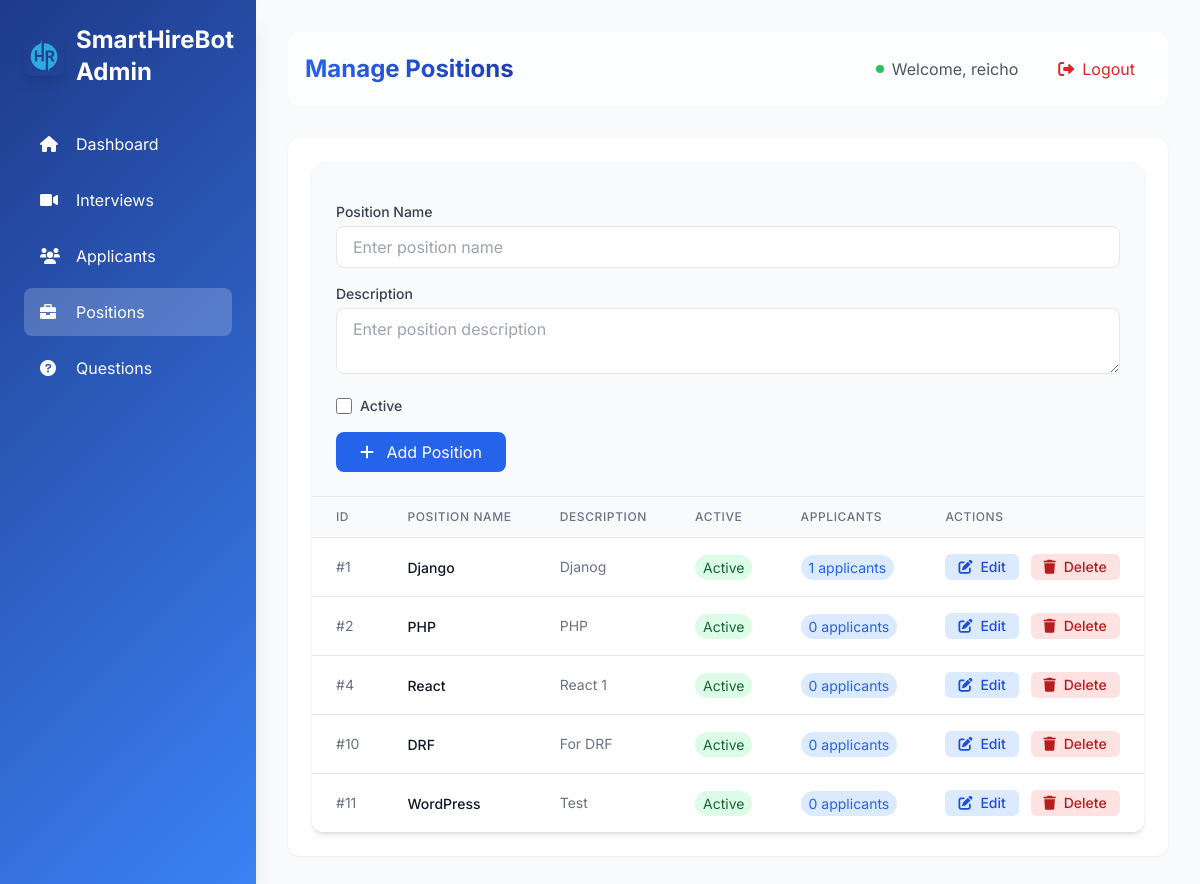
The app's page /positions/ (signed in) with its own data.
### interviews/models.py (models this page shows, shortened)
class Position(models.Model):
    name = models.CharField(max_length=255, unique=True)
    description = models.TextField(blank=True, null=True)
    created_at = models.DateTimeField(auto_now_add=True)
    is_active = models.BooleanField(default=True)

### interviews/views.py (the view)
# urls.py: path('positions/', manage_positions, name='manage_positions'),
@login_required
def manage_positions(request):
    positions = Position.objects.annotate(
        recent_applications=Count(
            'applicants',
            filter=Q(applicants__created_at__gte=timezone.now() - timedelta(days=7))
        )
    ).all()
    total_applicants = Applicant.objects.count()
    try:
        active_positions = positions.filter(is_active=True).count()
    except FieldError:
        active_positions = positions.count()
    fill_rate = (active_positions / positions.count() * 100) if positions.count() > 0 else 0
    active_positions = positions.filter(is_active=True).count()
    fill_rate = (active_positions / positions.count() * 100) if positions.count() > 0 else 0
    trending_position = positions.order_by('-recent_applications').first()
    positions_trend = Position.objects.annotate(
        date=TruncDate('created_at')
    ).values('date').annotate(
        count=Count('id')
    ).order_by('-date')[:7]
    applicants_trend = Applicant.objects.annotate(
        date=TruncDate('created_at')
    ).values('date').annotate(
        count=Count('id')
    ).order_by('-date')[:7]
    context = {
        'positions': positions,
        'total_applicants': total_applicants,
        'active_positions': active_positions,
        'fill_rate': round(fill_rate, 1),
        'trending_position': trending_position.name if trending_position else 'None',
        'trending_applications': trending_position.recent_applications if trending_position else 0,
        'positions_trend_labels': [p['date'].strftime('%b %d') for p in positions_trend],
        'positions_trend_data': [p['count'] for p in positions_trend],
        'applicants_trend_labels': [a['date'].strftime('%b %d') for a in applicants_trend],
        'applicants_trend_data': [a['count'] for a in applicants_trend],
    }
    return render(request, 'admin/manage_positions.html', context)

### interviews/templates/admin/manage_positions.html (shortened to what this page needs)
{% extends "admin/base_admin.html" %}
{% block admin_content %}
<div class="bg-white rounded-xl shadow-md overflow-hidden">
    <div class="p-6 bg-gray-50 border-b">
        <form method="POST" action="{% url 'add_position' %}" class="space-y-4">
            <div>
                <label for="position_name" class="block text-sm font-medium text-gray-700 mb-1">Position Name</label>
                <input type="text" id="position_name" name="name" placeholder="Enter position name" required
                       class="w-full px-4 py-2 border rounded-lg focus:ring-2 focus:ring-blue-500 focus:border-blue-500">
            </div>
            <div>
                <label for="position_description" class="block text-sm font-medium text-gray-700 mb-1">Description</label>
                <textarea id="position_description" name="description" placeholder="Enter position description"
                          class="w-full px-4 py-2 border rounded-lg focus:ring-2 focus:ring-blue-500 focus:border-blue-500"></textarea>
            </div>
            <div class="flex items-center mb-4">
                <label for="position_active" class="flex items-center cursor-pointer">
                    <input type="checkbox" id="position_active" name="is_active"
                           class="w-4 h-4 text-blue-600 bg-gray-100 border-gray-300 rounded focus:ring-blue-500">
                    <span class="ml-2 text-sm font-medium text-gray-700">Active</span>
                </label>
            </div>
            <button type="submit" class="bg-blue-600 text-white px-6 py-2 rounded-lg hover:bg-blue-700 transition">
                <i class="fas fa-plus mr-2"></i> Add Position
            </button>
        </form>
    </div>
    <div class="overflow-x-auto">
        <table class="min-w-full divide-y divide-gray-200">
            <thead class="bg-gray-50">
                <tr>
                    <th class="px-6 py-3 text-left text-xs font-medium text-gray-500 uppercase tracking-wider">ID</th>
                    <th class="px-6 py-3 text-left text-xs font-medium text-gray-500 uppercase tracking-wider">Position Name</th>
                    <th class="px-6 py-3 text-left text-xs font-medium text-gray-500 uppercase tracking-wider">Description</th>
                    <th class="px-6 py-3 text-left text-xs font-medium text-gray-500 uppercase tracking-wider">Active</th>
                    <th class="px-6 py-3 text-left text-xs font-medium text-gray-500 uppercase tracking-wider">Applicants</th>
                    <th class="px-6 py-3 text-left text-xs font-medium text-gray-500 uppercase tracking-wider">Actions</th>
                </tr>
            </thead>
            <tbody class="bg-white divide-y divide-gray-200">
                {% for position in positions %}
                <tr class="hover:bg-gray-50 transition">
                    <td class="px-6 py-4 whitespace-nowrap text-sm text-gray-500">#{{ position.id }}</td>
                    <td class="px-6 py-4 whitespace-nowrap">
                        <span class="text-sm font-medium text-gray-900">{{ position.name }}</span>
                    </td>
                    <td class="px-6 py-4">
                        <div class="text-sm text-gray-500 max-w-xs truncate" title="{{ position.description }}">
                            {{ position.description|default:"No description" }}
                        </div>
                    </td>
                    <td class="px-6 py-4 whitespace-nowrap">
                        <span class="px-2 py-1 text-sm rounded-full {% if position.is_active %}bg-green-100 text-green-800{% else %}bg-red-100 text-red-800{% endif %}">
                            {{ position.is_active|yesno:"Active,Inactive" }}
                        </span>
                    </td>
                    <td class="px-6 py-4 whitespace-nowrap">
                        <span class="px-2 py-1 text-sm text-blue-600 bg-blue-100 rounded-full">
                            {{ position.applicants.count }} applicants
                        </span>
                    </td>
                    <td class="px-6 py-4 whitespace-nowrap text-sm font-medium space-x-2">
                        <button onclick="editPosition({{ position.id }})"
                                class="inline-flex items-center px-3 py-1 border border-transparent text-sm leading-4 font-medium rounded-md text-blue-700 bg-blue-100 hover:bg-blue-200 focus:outline-none focus:ring-2 focus:ring-offset-2 focus:ring-blue-500">
                            <i class="fas fa-edit mr-2"></i> Edit
                        </button>
                        <button onclick="deletePosition({{ position.id }})"
                                class="inline-flex items-center px-3 py-1 border border-transparent text-sm leading-4 font-medium rounded-md text-red-700 bg-red-100 hover:bg-red-200 focus:outline-none focus:ring-2 focus:ring-offset-2 focus:ring-red-500">
                            <i class="fas fa-trash mr-2"></i> Delete
                        </button>
                    </td>
                </tr>
                {% empty %}
                <tr>
                    <td colspan="6" class="px-6 py-4 text-center text-gray-500">
                        No positions available. Add your first position above.
                    </td>
                </tr>
                {% endfor %}
            </tbody>
        </table>
    </div>
</div>
{% endblock %}

### interviews/templates/admin/base_admin.html (shortened to what this page needs)
{% load static %}
<!DOCTYPE html>
<html lang="en">
  <head>
    <script src="https://cdn.tailwindcss.com"></script>
    <link href="https://cdn.jsdelivr.net/npm/sweetalert2@11/dist/sweetalert2.min.css" rel="stylesheet">
    <link
      href="https://cdnjs.cloudflare.com/ajax/libs/font-awesome/6.0.0/css/all.min.css"
      rel="stylesheet"
    />
  </head>
  <body class="bg-gray-50">
    <div
      id="sidebar"
      class="sidebar fixed inset-y-0 left-0 w-64 gradient-bg text-white shadow-xl z-30"
    >
      <div class="p-6">
        <div class="flex items-center space-x-3 mb-8">
          <img
            src="{% static 'images/logo.png' %}"
            alt="VHR Logo"
            class="w-10 h-10 rounded-lg object-cover shadow-lg"
          />
          <h1 class="text-2xl font-bold">SmartHireBot Admin</h1>
        </div>
        <nav class="space-y-2">
          <a
            href="{% url 'admin_dashboard' %}"
            class="sidebar-item flex items-center py-3 px-4 rounded-lg transition {% if request.resolver_match.url_name == 'admin_dashboard' %}bg-white bg-opacity-20{% endif %} hover:bg-white hover:bg-opacity-10"
          >
            <i class="fas fa-home w-6"></i>
            <span class="ml-3">Dashboard</span>
          </a>
          <a
            href="{% url 'manage_interviews' %}"
            class="sidebar-item flex items-center py-3 px-4 rounded-lg transition {% if request.resolver_match.url_name == 'manage_interviews' %}bg-white bg-opacity-20{% endif %} hover:bg-white hover:bg-opacity-10"
          >
            <i class="fas fa-video w-6"></i>
            <span class="ml-3">Interviews</span>
          </a>
          <a
            href="{% url 'manage_unique_applicants' %}"
            class="sidebar-item flex items-center py-3 px-4 rounded-lg transition {% if request.resolver_match.url_name == 'manage_unique_applicants' %}bg-white bg-opacity-20{% endif %} hover:bg-white hover:bg-opacity-10"
          >
            <i class="fas fa-users w-6"></i>
            <span class="ml-3">Applicants</span>
          </a>
          <a
            href="{% url 'manage_positions' %}"
            class="sidebar-item flex items-center py-3 px-4 rounded-lg transition {% if request.resolver_match.url_name == 'manage_positions' %}bg-white bg-opacity-20{% endif %} hover:bg-white hover:bg-opacity-10"
          >
            <i class="fas fa-briefcase w-6"></i>
            <span class="ml-3">Positions</span>
          </a>
          <a
            href="{% url 'manage_questions' %}"
            class="sidebar-item flex items-center py-3 px-4 rounded-lg transition {% if request.resolver_match.url_name == 'manage_questions' %}bg-white bg-opacity-20{% endif %} hover:bg-white hover:bg-opacity-10"
          >
            <i class="fas fa-question-circle w-6"></i>
            <span class="ml-3">Questions</span>
          </a>
        </nav>
      </div>
    </div>
    <div class="main-content ml-0 md:ml-64 p-8 min-h-screen">
      <div
        class="flex justify-between items-center mb-8 p-4 glassmorphism rounded-xl"
      >
        <h2
          class="text-2xl font-bold bg-gradient-to-r from-blue-600 to-blue-800 bg-clip-text text-transparent"
        >
        </h2>
        <div class="flex items-center space-x-6">
          <div class="flex items-center space-x-2">
            <div class="w-2 h-2 bg-green-500 rounded-full"></div>
            <span class="text-gray-600"
              >Welcome, {{ request.user.username }}</span
            >
          </div>
          <form method="POST" action="{% url 'admin_logout' %}" class="inline">
            <button
              type="submit"
              class="flex items-center space-x-2 px-4 py-2 rounded-lg text-red-600 hover:bg-red-50 transition-colors"
            >
              <i class="fas fa-sign-out-alt"></i>
              <span>Logout</span>
            </button>
          </form>
        </div>
      </div>
      <div class="p-6 bg-white rounded-xl shadow-sm">
        {% block admin_content %}{% endblock %}
      </div>
    </div>
  </body>
</html>

### interviews/templates/admin/base_admin.html (style rules this page uses)
body { font-family: "Inter", sans-serif; }
.sidebar-item { transition: all 0.3s ease; }
.glassmorphism { background: rgba(255, 255, 255, 0.7); backdrop-filter: blur(10px); border: 1px solid rgba(255, 255, 255, 0.18); }
.gradient-bg { background: linear-gradient(135deg, #1e3a8a 0%, #3b82f6 100%); }

### records on screen
Position: id "1", name "Django", description "Djanog", is_active "Active", applicants.count "1"
Position: id "2", name "PHP", description "PHP", is_active "Active", applicants.count "0"
Position: id "4", name "React", description "React 1", is_active "Active", applicants.count "0"
Position: id "10", name "DRF", description "For DRF", is_active "Active", applicants.count "0"
Position: id "11", name "WordPress", description "Test", is_active "Active", applicants.count "0"

### other values on screen
{{ request.user.username }} "reicho"
